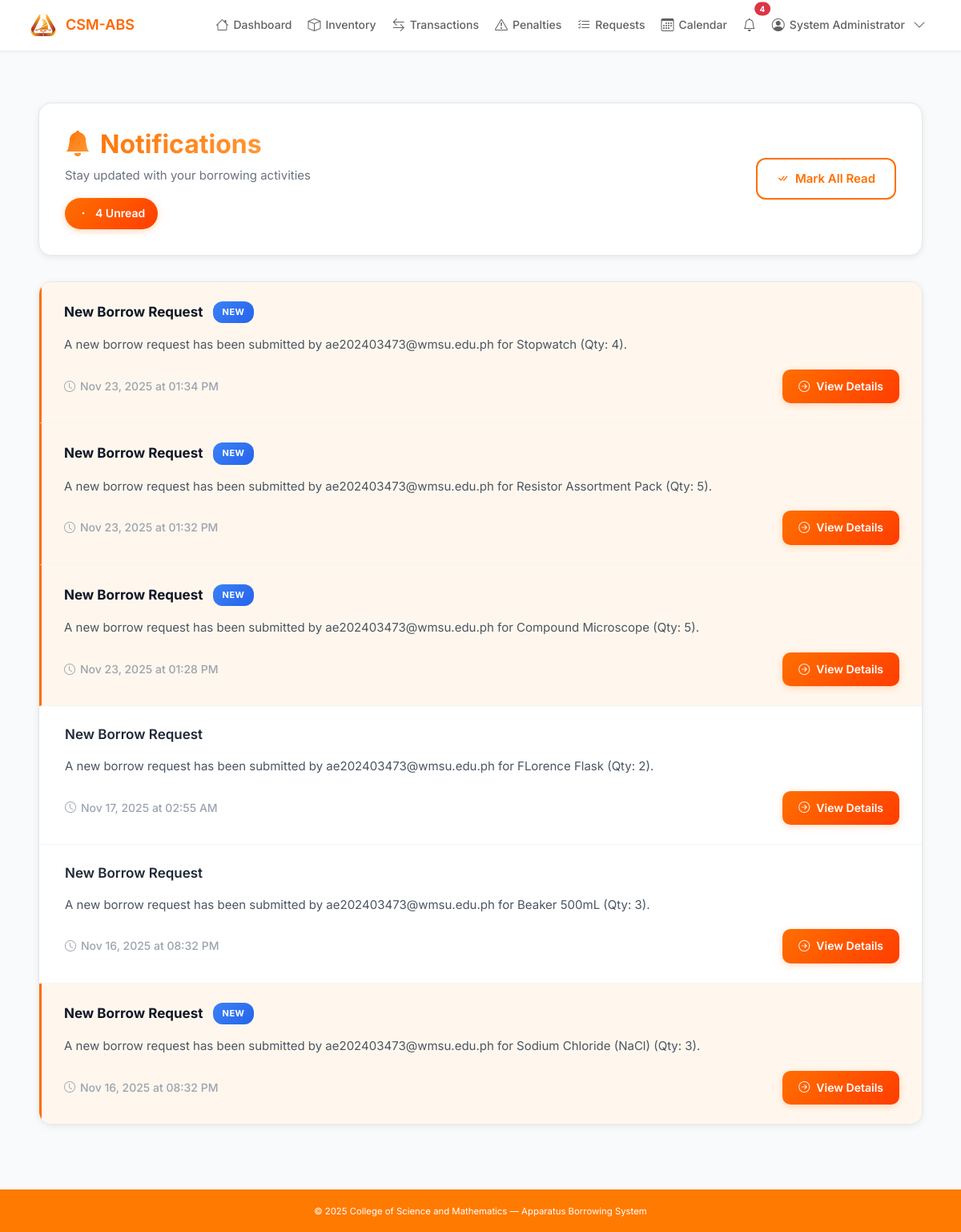
Screenshot of /user_notifications.php (signed in) with the database file from the repository.
### tables this page shows
CREATE TABLE `user_notifications` (
  `notification_id` int(11) NOT NULL,
  `user_id` int(11) NOT NULL,
  `title` varchar(255) NOT NULL,
  `message` text NOT NULL,
  `type` enum('info','warning','success','danger') DEFAULT 'info',
  `is_read` tinyint(1) DEFAULT 0,
  `email_sent` tinyint(1) DEFAULT 0,
  `created_at` timestamp NOT NULL DEFAULT current_timestamp(),
  `related_id` int(11) DEFAULT NULL COMMENT 'ID of related record (request_id, transaction_id, etc.)',
  `related_type` varchar(50) DEFAULT NULL COMMENT 'Type of related record (borrow_request, penalty, etc.)'
);

### user_notifications.php (the view, shortened to what this page needs)
<?php
require_once 'includes/header.php';
require_once 'includes/notifications.php';
$user_id = $_SESSION['user_id'];
$page = isset($_GET['page']) ? (int)$_GET['page'] : 1;
$per_page = 20;
$offset = ($page - 1) * $per_page;
$result = mysqli_query($conn, "
    SELECT SQL_CALC_FOUND_ROWS * FROM user_notifications
    WHERE user_id = $user_id
    ORDER BY created_at DESC
    LIMIT $offset, $per_page
");
$notifications = [];
while ($row = mysqli_fetch_assoc($result)) {
    $notifications[] = $row;
}
$unread_result = mysqli_query($conn, "SELECT COUNT(*) as unread_count FROM user_notifications WHERE user_id = $user_id AND is_read = 0");
$unread_row = mysqli_fetch_assoc($unread_result);
$unread_count = $unread_row['unread_count'];
?>
<div class="notifications-wrapper">
    <div class="notifications-header">
        <div class="notifications-header-content">
            <div>
                <h2><i class="bi bi-bell-fill"></i> Notifications</h2>
                <p>Stay updated with your borrowing activities</p>
                <?php if ($unread_count > 0): ?>
                    <div style="margin-top: 16px;">
                        <span class="unread-badge">
                            <i class="bi bi-dot"></i>
                            <?= $unread_count ?> Unread
                        </span>
                    </div>
                <?php endif; ?>
            </div>
            <?php if (!empty($notifications)): ?>
                <button class="btn-mark-read" onclick="markAllAsRead()">
                    <i class="bi bi-check-all"></i> Mark All Read
                </button>
            <?php endif; ?>
        </div>
    </div>
    <?php if (empty($notifications)): ?>
        <div class="empty-state">
            <i class="bi bi-bell-slash"></i>
            <h4>No notifications yet</h4>
            <p>You'll receive notifications about your borrowing requests and activities here. Check back later for updates.</p>
        </div>
    <?php else: ?>
        <div class="notifications-card">
            <?php foreach ($notifications as $notification): ?>
                <div class="notification-item <?= $notification['is_read'] ? '' : 'unread' ?>"
                     data-id="<?= $notification['notification_id'] ?>"
                     data-related-id="<?= $notification['related_id'] ?? '' ?>"
                     data-related-type="<?= $notification['related_type'] ?? '' ?>">
                    <div class="notification-content" onclick="handleNotificationClick(this)">
                        <div class="notification-header">
                            <div class="notification-title-group">
                                <h6 class="notification-title">
                                    <?= htmlspecialchars($notification['title']) ?>
                                </h6>
                                <?php if (!$notification['is_read']): ?>
                                    <span class="badge-new">New</span>
                                <?php endif; ?>
                            </div>
                        </div>
                        <p class="notification-message">
                            <?= htmlspecialchars($notification['message']) ?>
                        </p>
                        <div class="notification-footer">
                            <span class="notification-time">
                                <i class="bi bi-clock"></i>
                                <?= date('M d, Y \a\t h:i A', strtotime($notification['created_at'])) ?>
                            </span>
                            <?php if ($notification['related_id'] && $notification['related_type']): ?>
                                <a href="#" class="btn-view-details"
                                   onclick="event.stopPropagation(); viewRelated(<?= $notification['related_id'] ?>, '<?= $notification['related_type'] ?>'); return false;">
                                    <i class="bi bi-arrow-right-circle"></i>
                                    View Details
                                </a>
                            <?php endif; ?>
                        </div>
                    </div>
                </div>
            <?php endforeach; ?>
        </div>
    <?php endif; ?>
</div>
<?php require_once 'includes/footer.php'; ?>

### includes/header.php (style rules this page uses)
:root { --primary: #FF6600; --primary-dark: #E65100; --primary-light: #FFE0CC; --gray-50: #FAFAFA; --gray-100: #F5F5F5; --gray-200: #EEEEEE; --gray-300: #E0E0E0; --gray-700: #616161; --gray-900: #212121; --radius: 8px; --shadow-sm: 0 1px 3px rgba(0,0,0,0.05); --shadow-md: 0 2px 6px rgba(0,0,0,0.08); }
* { margin: 0; padding: 0; box-sizing: border-box; }
body { font-family: 'Inter', -apple-system, BlinkMacSystemFont, 'Segoe UI', sans-serif; font-size: 14px; color: var(--gray-900); background: var(--gray-50); line-height: 1.6; }
.notification-item.unread { background: var(--primary-light); border-left: 3px solid var(--primary); }
.notification-item.unread .notification-title { font-weight: 600; }

### user_notifications.php (style rules this page uses)
body { background: #F9FAFB; }
.notifications-wrapper { max-width: 1200px; margin: 0 auto; padding: 40px 24px; }
.notifications-header { background: white; padding: 32px; border-radius: 16px; margin-bottom: 32px; box-shadow: 0 2px 8px rgba(0, 0, 0, 0.08); border: 1px solid #E5E7EB; }
.notifications-header-content { display: flex; justify-content: space-between; align-items: center; flex-wrap: wrap; gap: 24px; }
.notifications-header h2 { font-size: 32px; font-weight: 700; background: linear-gradient(135deg, #FF6F00, #FFA040); -webkit-background-clip: text; -webkit-text-fill-color: transparent; background-clip: text; margin: 0 0 8px 0; display: flex; align-items: center; gap: 12px; }
.notifications-header h2 i { background: linear-gradient(135deg, #FF6F00, #FFA040); -webkit-background-clip: text; -webkit-text-fill-color: transparent; background-clip: text; }
.notifications-header p { color: #6B7280; font-size: 15px; margin: 0; font-weight: 400; }
.unread-badge { background: linear-gradient(135deg, #FF6F00, #FF3D00); color: white; padding: 8px 16px; border-radius: 20px; font-size: 14px; font-weight: 600; display: inline-flex; align-items: center; gap: 8px; box-shadow: 0 2px 8px rgba(255, 111, 0, 0.3); }
.btn-mark-read { background: white; color: #FF6F00; border: 2px solid #FF6F00; padding: 12px 24px; border-radius: 12px; font-weight: 600; font-size: 15px; cursor: pointer; transition: all 0.3s; display: inline-flex; align-items: center; gap: 8px; }
.notifications-card { background: white; border-radius: 16px; box-shadow: 0 2px 8px rgba(0, 0, 0, 0.08); overflow: hidden; border: 1px solid #E5E7EB; }
.notification-item { padding: 24px 28px; border-bottom: 1px solid #F3F4F6; border-left: 4px solid transparent; transition: all 0.2s ease; background: white; position: relative; }
.notification-item:last-child { border-bottom: none; }
.notification-item.unread { background: #FFF7ED; border-left-color: #FF6F00; }
.notification-content { display: flex; flex-direction: column; gap: 14px; cursor: pointer; }
.notification-header { display: flex; align-items: flex-start; justify-content: space-between; gap: 16px; flex-wrap: wrap; }
.notification-title-group { display: flex; align-items: center; gap: 12px; flex-wrap: wrap; }
.notification-title { font-size: 17px; font-weight: 600; color: #1F2937; margin: 0; line-height: 1.4; }
.notification-item.unread .notification-title { font-weight: 700; color: #111827; }
.badge-new { background: linear-gradient(135deg, #3B82F6, #2563EB); color: white; padding: 5px 12px; border-radius: 12px; font-size: 11px; font-weight: 700; text-transform: uppercase; letter-spacing: 0.5px; }
.notification-message { font-size: 15px; color: #4B5563; line-height: 1.7; margin: 0; }
.notification-footer { display: flex; justify-content: space-between; align-items: center; gap: 16px; flex-wrap: wrap; margin-top: 4px; }
.notification-time { font-size: 14px; color: #9CA3AF; display: flex; align-items: center; gap: 6px; font-weight: 500; }
.notification-time i { font-size: 14px; }
.btn-view-details { background: linear-gradient(135deg, #FF6F00, #FF3D00); color: white; padding: 10px 20px; border-radius: 10px; border: none; font-weight: 600; font-size: 14px; cursor: pointer; transition: all 0.3s; display: inline-flex; align-items: center; gap: 8px; text-decoration: none; box-shadow: 0 2px 8px rgba(255, 111, 0, 0.25); }

### rows the page displays
user_notifications: title "New Borrow Request", is_read "NEW", message "A new borrow request has been submitted by ae202403473@wmsu.edu.ph for Stopwatch (Qty: 4).", created_at "Nov 23, 2025 at 01:34 PM"
user_notifications: title "New Borrow Request", is_read "NEW", message "A new borrow request has been submitted by ae202403473@wmsu.edu.ph for Resistor Assortment Pack (Qty: 5).", created_at "Nov 23, 2025 at 01:32 PM"
user_notifications: title "New Borrow Request", is_read "NEW", message "A new borrow request has been submitted by ae202403473@wmsu.edu.ph for Compound Microscope (Qty: 5).", created_at "Nov 23, 2025 at 01:28 PM"
user_notifications: title "New Borrow Request", message "A new borrow request has been submitted by ae202403473@wmsu.edu.ph for FLorence Flask (Qty: 2).", created_at "Nov 17, 2025 at 02:55 AM"
user_notifications: title "New Borrow Request", message "A new borrow request has been submitted by ae202403473@wmsu.edu.ph for Beaker 500mL (Qty: 3).", created_at "Nov 16, 2025 at 08:32 PM"
user_notifications: title "New Borrow Request", is_read "NEW", message "A new borrow request has been submitted by ae202403473@wmsu.edu.ph for Sodium Chloride (NaCl) (Qty: 3).", created_at "Nov 16, 2025 at 08:32 PM"

### other values shown
$unread_notifications "4"
$_SESSION['full_name'] "System Administrator"
$unread_count "4"
